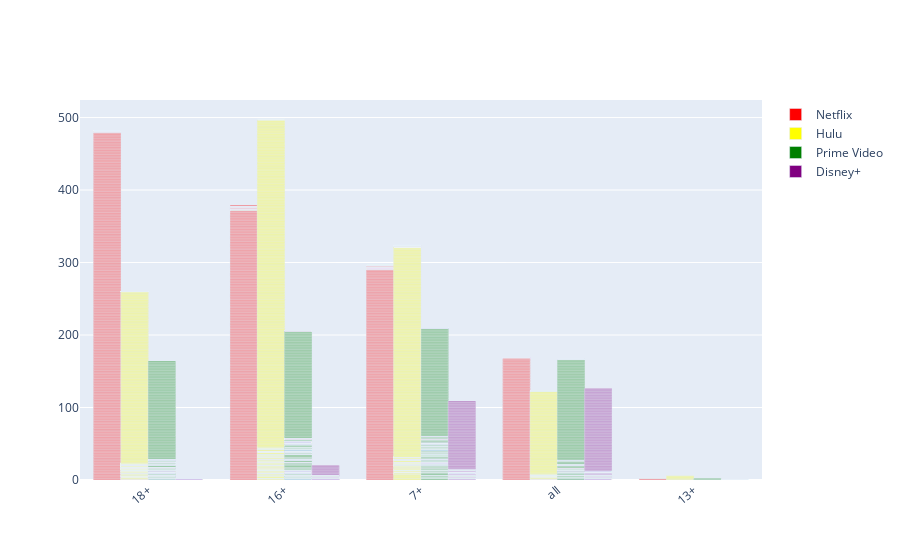

Notebook cell for this chart:
### Markdown cell above
### The above bar grap showing the Total number of TV Shows release in the different age limit on Disney+
#### The y-axis showing the no of shows and the x-axis is showing the Age limit

### Code cell
fig = go.Figure()
fig.add_trace(go.Bar(
    x=tv_shows["Age"],
    y=tv_shows["Netflix"],
    name='Netflix',
    marker_color='Red'
))
fig.add_trace(go.Bar(
    x=tv_shows["Age"],
    y=tv_shows["Hulu"],
    name='Hulu',
    marker_color='yellow'
))
fig.add_trace(go.Bar(
    x=tv_shows["Age"],
    y=tv_shows["Prime Video"],
    name='Prime Video',
    marker_color='Green',))
fig.add_trace(go.Bar(
    x=tv_shows["Age"],
    y=tv_shows["Disney+"],
    name='Disney+',
    marker_color='purple'
))
fig.update_layout(barmode='group', xaxis_tickangle=-40)
fig.show()

### Figure 1 — Plotly figure (JSON) as saved in the notebook; plotly's stock layout.template omitted (floating-point values rounded to 4 significant figures; data arrays with more than 128 entries replaced by an {"elided": "..."} marker saying what was removed)
{"data": [{"marker": {"color": "Red"}, "name": "Netflix", "type": "bar", "x": {"elided": "3206 str values"}, "y": {"elided": "3206 int values"}}, {"marker": {"color": "yellow"}, "name": "Hulu", "type": "bar", "x": {"elided": "3206 str values"}, "y": {"elided": "3206 int values"}}, {"marker": {"color": "Green"}, "name": "Prime Video", "type": "bar", "x": {"elided": "3206 str values"}, "y": {"elided": "3206 int values"}}, {"marker": {"color": "purple"}, "name": "Disney+", "type": "bar", "x": {"elided": "3206 str values"}, "y": {"elided": "3206 int values"}}], "layout": {"barmode": "group", "xaxis": {"tickangle": -40}}}
